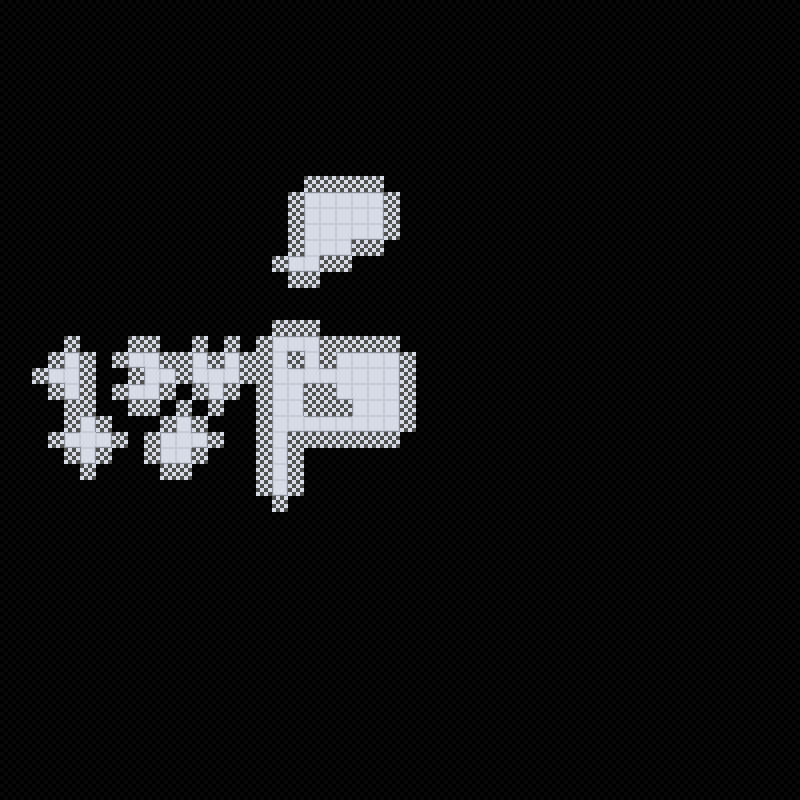

This game map was drawn from its Tiled (.tmx) file and the tilesets committed beside it. A one-line description and the trimmed map source follow:
An orthogonal 50x50 tile map with 16x16 px tiles, 2 tile layers (terrain, prototype) and 4 objects (2x Chest, SpawnPoint, CatTree).

<map version="1.9" tiledversion="1.9.2" orientation="orthogonal" renderorder="right-down" width="50" height="50" tilewidth="16" tileheight="16" infinite="0" nextlayerid="4" nextobjectid="19">
 <tileset firstgid="1" source="Stone.tsx" />
 <layer id="3" name="terrain" width="50" height="50">
  <data>[2500 cells, 191 non-empty, 29 distinct tile ids]</data>
 </layer>
 <layer id="1" name="prototype" width="50" height="50" opacity="0.1">
  <data>[2500 cells, 2500 non-empty, 2 distinct tile ids]</data>
 </layer>
 <objectgroup id="2" name="Objects">
  <object id="2" class="SpawnPoint" x="368" y="400">
   <point />
  </object>
  <object id="15" class="Chest" x="380" y="380" width="8" height="8" rotation="180">
   <properties>
    <property name="itemId" type="int" value="38" />
   </properties>
  </object>
  <object id="16" class="Chest" x="356" y="356" width="8" height="8">
   <properties>
    <property name="itemId" type="int" value="14" />
   </properties>
  </object>
  <object id="18" class="CatTree" x="280" y="344" />
 </objectgroup>
</map>